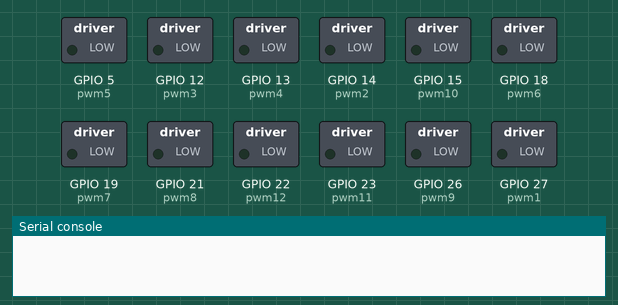
Simulated run of this program. Board: ESP32 board running MicroPython. Parts: switched loads named in the program (green lamp = pin HIGH), the last lines printed to the serial console. At 10.3 s the program stops and its outputs stay as they are.

Above: at 0.05 s.
At 1.1 s:
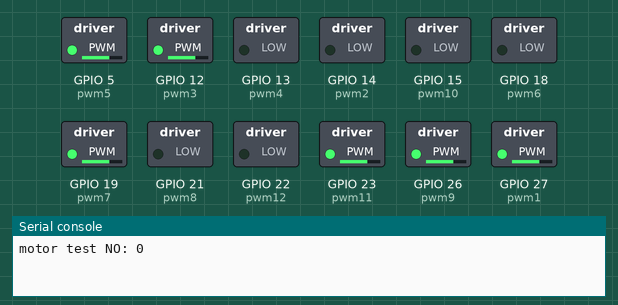
At 2.8 s:
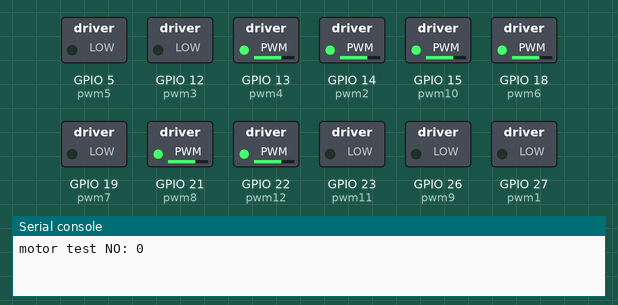
Timing chart, 0 to 7.8 s (numbered marks = the images above):
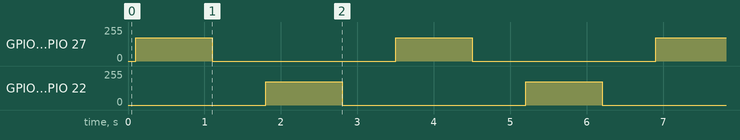

The program:

pwm_motor_test.py
```python
from machine import Pin, PWM, ADC
import time

test_duty = 700
test_time = 1000

def pwm_init():
    global pwm1, pwm2, pwm3,pwm4,pwm5,pwm6
    global pwm7, pwm8, pwm9,pwm10,pwm11,pwm12

    pwm1 = PWM(Pin(27), freq=500, duty=0)
    pwm2 = PWM(Pin(14), freq=500, duty=0)

    pwm3 = PWM(Pin(12), freq=500, duty=0)
    pwm4 = PWM(Pin(13), freq=500, duty=0)


    pwm5 = PWM(Pin(5), freq=500, duty=0)
    pwm6 = PWM(Pin(18), freq=500, duty=0)

    pwm7 = PWM(Pin(19), freq=500, duty=0)
    pwm8 = PWM(Pin(21), freq=500, duty=0)

    pwm9 = PWM(Pin(26), freq=500, duty=0)
    pwm10 = PWM(Pin(15), freq=500, duty=0)

    pwm11 = PWM(Pin(23), freq=500, duty=0)
    pwm12 = PWM(Pin(22), freq=500, duty=0)

    time.sleep_ms(100)


def motor_forward():
    global pwm1, pwm2, pwm3,pwm4,pwm5,pwm6
    global pwm7, pwm8, pwm9,pwm10,pwm11,pwm12

    pwm2.duty(0)
    pwm4.duty(0)

    pwm6.duty(0)
    pwm8.duty(0)

    pwm10.duty(0)
    pwm12.duty(0)

    pwm1.duty(test_duty)
    pwm3.duty(test_duty)

    pwm5.duty(test_duty)
    pwm7.duty(test_duty)

    pwm9.duty(test_duty)
    pwm11.duty(test_duty)

    time.sleep_ms(test_time)


    pwm5.duty(0)
    pwm9.duty(0)

    pwm1.duty(0)
    pwm3.duty(0)

    pwm7.duty(0)
    pwm11.duty(0)

    time.sleep_ms(500)


def motor_back():
    global pwm1, pwm2, pwm3,pwm4,pwm5,pwm6
    global pwm7, pwm8, pwm9,pwm10,pwm11,pwm12

    pwm5.duty(0)
    pwm9.duty(0)

    pwm1.duty(0)
    pwm3.duty(0)

    pwm7.duty(0)
    pwm11.duty(0)

    pwm2.duty(test_duty)
    pwm4.duty(test_duty)

    pwm6.duty(test_duty)
    pwm8.duty(test_duty)

    pwm10.duty(test_duty)
    pwm12.duty(test_duty)

    time.sleep_ms(test_time)


    pwm2.duty(0)
    pwm4.duty(0)

    pwm6.duty(0)
    pwm8.duty(0)

    pwm10.duty(0)
    pwm12.duty(0)

    time.sleep_ms(500)


def pwm_motor_test(n=3):
    pwm_init()
    for i in range(n):
        print('motor test NO:', i)
        motor_forward()
        time.sleep_ms(200)
        motor_back()
        time.sleep_ms(200)


if __name__ == '__main__':
    pwm_motor_test()
```

Measured:
- by itself, GPIO 5 (pwm5), GPIO 12 (pwm3), GPIO 13 (pwm4), GPIO 14 (pwm2), GPIO 15 (pwm10), GPIO 18 (pwm6), GPIO 19 (pwm7), GPIO 21 (pwm8), GPIO 22 (pwm12), GPIO 23 (pwm11), GPIO 26 (pwm9), GPIO 27 (pwm1): alternates 174/255 for 1.0 s and 0/255 for 2.4 s
